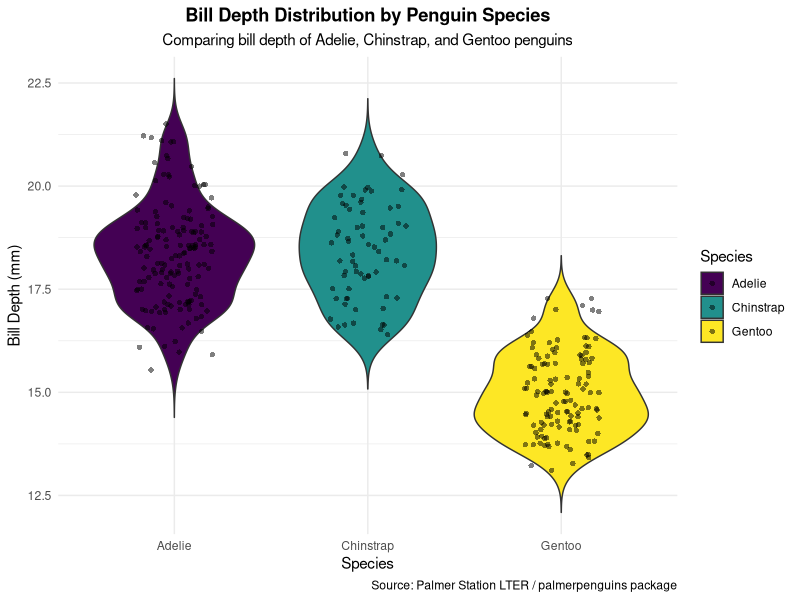

Recreate this plot in R.
#This is Kent's R script for the week 3 assignment.

# Load the necessary libraries
library(ggplot2)
library(palmerpenguins)

# Create the violin plot
# The aes() mapping shows the distribution of bill depth by species.
# The geom_violin() and geom_jitter() functions are used to create the plot.
# using the 'fill' aesthetic for the violins instead of 'color' to color the entire shape.
ggplot(data = penguins, 
       mapping = aes(x = species, 
                     y = bill_depth_mm, 
                     fill = species)) +
  
  # Add the violin geometry. 'trim = FALSE' ensures the violins extend to the min/max values.
  geom_violin(trim = FALSE) +
  
  # Add individual data points to the plot using geom_jitter() helps to see the exact number of data points at each location.
  geom_jitter(shape = 16, 
              position = position_jitter(0.2), 
              alpha = 0.5) +
  
  # Add titles and labels
  labs(title = "Bill Depth Distribution by Penguin Species",
       subtitle = "Comparing bill depth of Adelie, Chinstrap, and Gentoo penguins",
       x = "Species",
       y = "Bill Depth (mm)",
       fill = "Species",
       caption = "Source: Palmer Station LTER / palmerpenguins package") +
  
  # Use a colorblind-friendly scale from the viridis package
  scale_fill_viridis_d() +
  
  # Adjust the theme for a clean, professional look
  theme_minimal() +
  theme(plot.title = element_text(hjust = 0.5, face = "bold"),
        plot.subtitle = element_text(hjust = 0.5))

